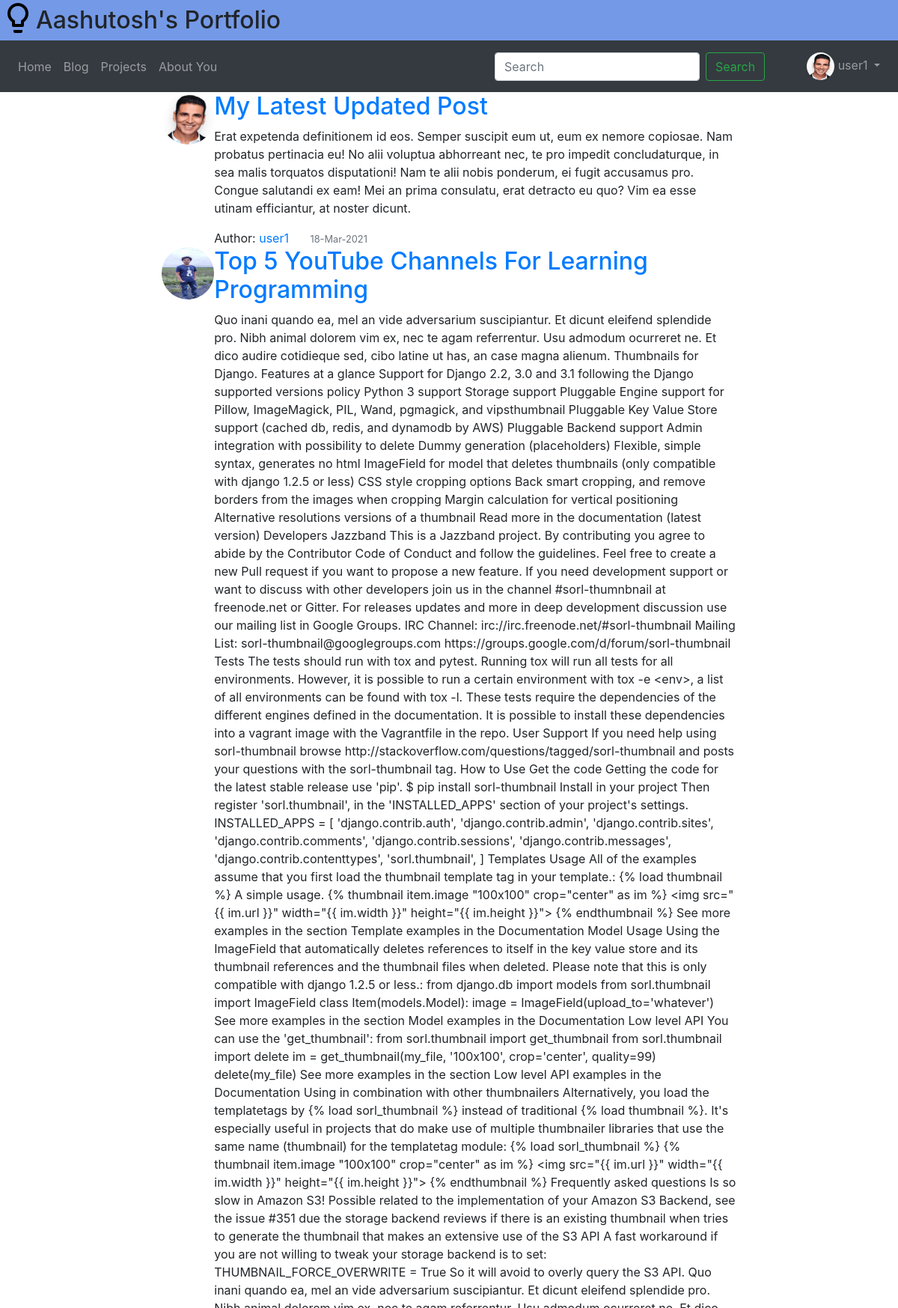
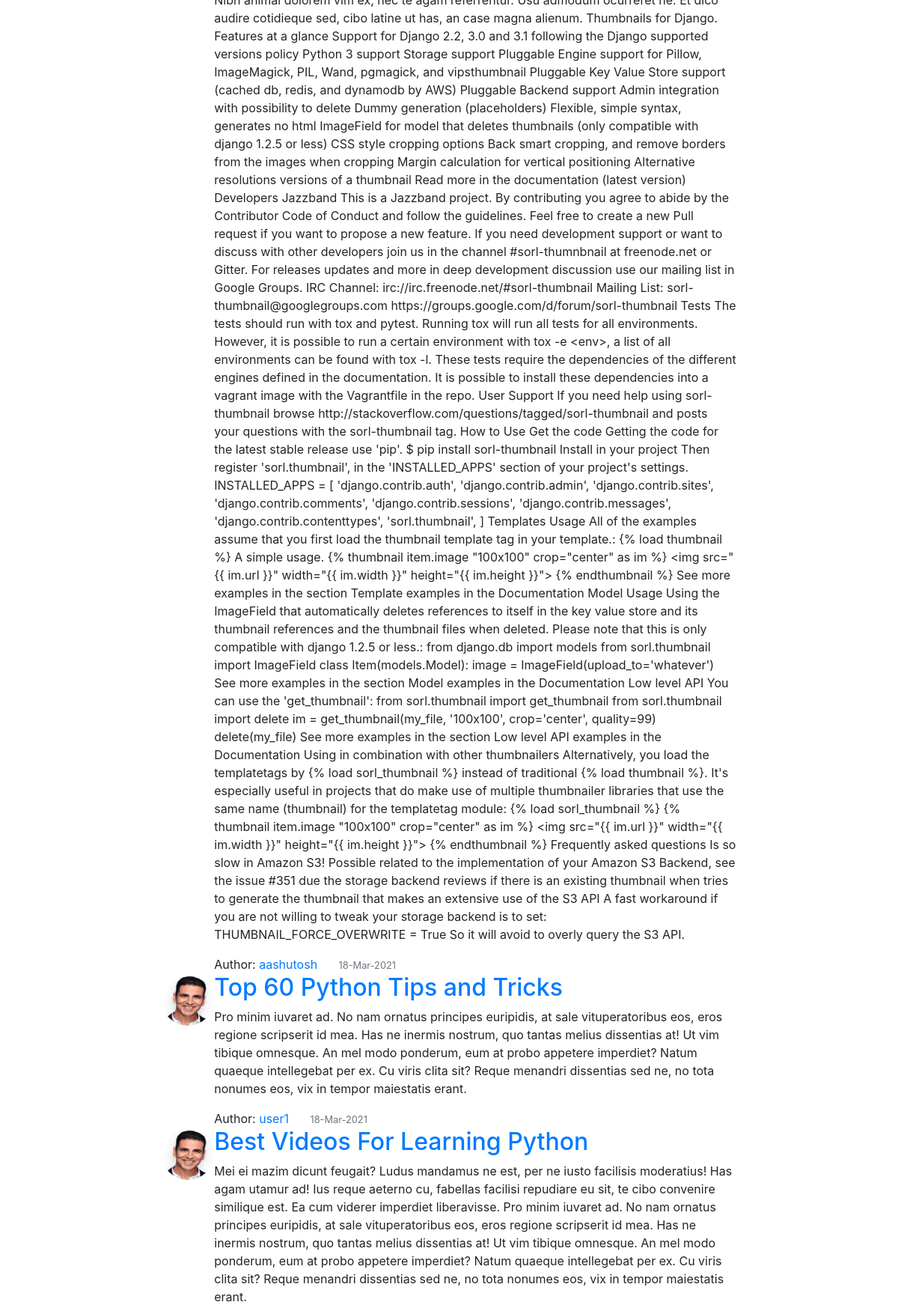
Page /blog/ (signed in, upper part) on the committed database (2 pictures, top to bottom).
### user/models.py (models this page shows, shortened)
class Profile(models.Model):
	user = models.OneToOneField(User, on_delete=models.CASCADE)
	image = models.ImageField(default='profile_pics/default.jpg', upload_to='profile_pics')

### blog/models.py (models this page shows, shortened)
class Post(models.Model):
	title = models.CharField(max_length=100)
	content = models.TextField()
	date_posted = models.DateTimeField(default=timezone.now)
	author = models.ForeignKey(User,on_delete=models.CASCADE)

### blog/views.py (the view)
# urls.py: path('',PostListView.as_view(),name='blog-home'),
class PostListView(LoginRequiredMixin, ListView):
	model = Post
	template_name='blog/blog_home.html'
	context_object_name='posts'
	ordering = ['-date_posted']   #List Posts in order=date_posted desc
	paginate_by = 5

### blog/templates/blog/blog_home.html (shortened to what this page needs)
{% extends 'blog/base.html' %}
{% block content %}
	<div class="row d-flex justify-content-center col-md-9 m-auto">
		{% for post in posts %}
			<article class=" media content-section col-md-11 ">
				<img class="rounded-circle article-img" src="{{ post.author.profile.image.url }}" width=70px height=70px>
				<div class="media-body ">
					<h2><a class="article-title" href="{% url 'post-detail' post.id %}">{{ post.title }}</a></h2>
					<p class="article-content">{{ post.content }}</p>
					<div class="metadata">Author:
						<a class="mr-4" href="{% url 'user-posts' post.author.username %}">{{ post.author }}</a>
						<small class="text-muted">{{ post.date_posted | date:'j-M-Y' }}</small>
					</div>
				</div>
			</article>
		{% endfor %}
	</div>
{% endblock %}

### blog/templates/blog/base.html (shortened to what this page needs)
{% load static %}
<!DOCTYPE html>
<html lang="en">
  <head>
    <link rel="stylesheet" href="https://cdn.jsdelivr.net/npm/bootstrap@4.6.0/dist/css/bootstrap.min.css">
    <link rel="stylesheet" href="{% static 'css/base.css' %}">
  </head>
  <body>
    <div id="container" class="d-flex flex-column">
      <div id="navbar">
        <header class="d-flex mb-0" style="background-color:#7499E7 ">
          <img src="{% static 'images/bulb2.png' %}" style="height: 3em">
          <h2 class="pt-2">
            Aashutosh's Portfolio
          </h2>
        </header>
        <nav class="navbar navbar-expand-md navbar-dark bg-dark sticky-top">
          <div class="collapse navbar-collapse" id="navbarSupportedContent">
            <ul class="navbar-nav mr-auto">
              <li class="nav-item ">
                <a class="nav-link" href="{% url 'index' %}">Home <span class="sr-only">(current)</span></a>
              </li>
              <li class="nav-item">
                <a class="nav-link" href="{% url 'blog-home' %}">Blog</a>
              </li>
              <li class="nav-item">
                <a class="nav-link" href="{% url 'projects' %}">Projects</a>
              </li>
              <li class="nav-item">
                <a class="nav-link" href="{% url 'about' %}">About You</a>
              </li>
            </ul>
            <form class="form-inline my-2 my-lg-0 mr-5">
              <input class="form-control mr-sm-2" type="search" placeholder="Search" aria-label="Search">
              <button class="btn btn-outline-success my-2 my-sm-0" type="submit">Search</button>
            </form>
            {% if user.is_authenticated %}
              <div class="navbar-nav">
                <div class="nav-item dropdown">
                  <a class="nav-link dropdown-toggle" href="#" id="navbarDropdown" role="button" data-toggle="dropdown" aria-haspopup="true" aria-expanded="false">
                    <img class="rounded-circle avatar" src="{{ user.profile.image.url }}" width=37px height=37px>
                    {{request.user}}
                  </a>
                </div>
              </div>
            {% else %}
              <div class="navbar-nav">
                <a class="nav-item" href="{% url 'login' %}">Login</a>
              </div>
            {% endif %}
          </div>
        </nav>
      <div>
      <div id="content" style="min-height:66vh">
        {% block content %} {% endblock %}
      </div>
      <br>
     </div>
  </body>
</html>

### rows in the picture
Post: author.profile.image (placeholder picture), title "My Latest Updated Post", content "Erat expetenda definitionem id eos. Semper suscipit eum ut, eum ex nemore copiosae. Nam probatus pertinacia eu! No alii voluptua abhorreant nec, te pro impedit concludaturque, in sea malis torquatos disputationi! Nam te alii nobis ponderum, ei fugit accusamus pro. Congue salutandi ex eam! Mei an prima consulatu, erat detracto eu quo? Vim ea esse utinam efficiantur, at noster dicunt.", author "user1", date_posted "18-Mar-2021"
Post: author.profile.image (picture), title "Top 5 YouTube Channels For Learning Programming", content "Quo inani quando ea, mel an vide adversarium suscipiantur. Et dicunt eleifend splendide pro. Nibh animal dolorem vim ex, nec te agam referrentur. Usu admodum ocurreret ne. Et dico audire cotidieque sed, cibo latine ut has, an case magna alienum. Thumbnails for Django. Features at a glance Support for Django 2.2, 3.0 and 3.1 following the Django supported versions policy Python 3 support Storage support Pluggable Engine support for Pillow, ImageMagick, PIL, Wand, pgmagick, and vipsthumbnail Pluggable Key Value Store support (cached db, redis, and dynamodb by AWS) Pluggable Backend support Admin integration with possibility to delete Dummy generation (placeholders) Flexible, simple syntax,…", author "aashutosh", date_posted "18-Mar-2021"
Post: author.profile.image (placeholder picture), title "Top 60 Python Tips and Tricks", content "Pro minim iuvaret ad. No nam ornatus principes euripidis, at sale vituperatoribus eos, eros regione scripserit id mea. Has ne inermis nostrum, quo tantas melius dissentias at! Ut vim tibique omnesque. An mel modo ponderum, eum at probo appetere imperdiet? Natum quaeque intellegebat per ex. Cu viris clita sit? Reque menandri dissentias sed ne, no tota nonumes eos, vix in tempor maiestatis erant.", author "user1", date_posted "18-Mar-2021"
Post: author.profile.image (placeholder picture), title "Best Videos For Learning Python", content "Mei ei mazim dicunt feugait? Ludus mandamus ne est, per ne iusto facilisis moderatius! Has agam utamur ad! Ius reque aeterno cu, fabellas facilisi repudiare eu sit, te cibo convenire similique est. Ea cum viderer imperdiet liberavisse. Pro minim iuvaret ad. No nam ornatus principes euripidis, at sale vituperatoribus eos, eros regione scripserit id mea. Has ne inermis nostrum, quo tantas melius dissentias at! Ut vim tibique omnesque. An mel modo ponderum, eum at probo appetere imperdiet? Natum quaeque intellegebat per ex. Cu viris clita sit? Reque menandri dissentias sed ne, no tota nonumes eos, vix in tempor maiestatis erant."

### other values in the picture
{{ request.user }} "user1"
